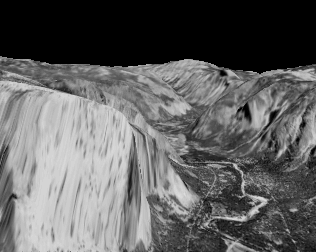
%> input picture Optical Flow/Data/frame07.png, 316 x 252 px
$ octave main.m   (GNU Octave 9; MATLAB toolbox functions it lacks are replaced by stand-ins)
%> lines starting %> are read from the running program, lines starting %| are printed output that depends on the picture
%> further down, im1 is the input picture: size 252x316 uint8; min 0, max 220, mean 97.8
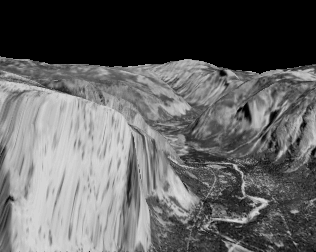
%> input picture Optical Flow/Data/frame08.png, 316 x 252 px
%> further down, im2 is the input picture: size 252x316 uint8; min 0, max 220, mean 98.3
### Optical Flow/codes/LucasKanade.m
function [u, v] = LucasKanade(im1, im2, windowSize)
%> called with windowSize = 5
% Lucas and Kanade of OF method

if size(size(im1),2)==3
    im1=rgb2gray(im1);
end
if size(size(im2),2)==3
    im2=rgb2gray(im2);
end

im1=double(im1);
%> im1: size 252x316 double
im2=double(im2);
%> im2: size 252x316 double

im1 = imgaussfilt(im1,2);
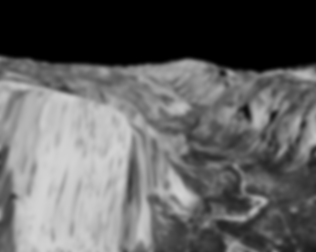
%> im1: size 252x316 double; min 0, max 211.8, mean 97.8
im2 = imgaussfilt(im2,2);
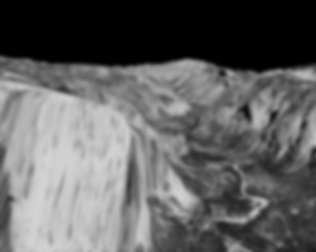
%> im2: size 252x316 double; min 0, max 211.8, mean 98.3

%%%%%%%%%%%%%%%%%%%%%%%%%%%%%%%%%%%%%%%%%%
% Begin of "Write your code here" section %
%%%%%%%%%%%%%%%%%%%%%%%%%%%%%%%%%%%%%%%%%%
%% Read The Input
v = im1;
A=squeeze(v);

 a1 = im1;
 a2 = im2;
% a1= rgb2gray(a1);
% a2 = rgb2gray(a2);
%
figure;
imshow(imresize(uint8(A(:,:,1)),0.5));
hold on
for i2 = 1:5:size(A,3)-5

% i2=20;
a1 = imresize(A(:,:,i2),0.5);
a2 = imresize(A(:,:,i2+5),0.5);


b = size(a1);
a1 = double(a1);
a2 = double(a2);

%% Generating Fx Fy and Ft
rx = [-1 1;-1 1];
ry = [1 1;-1 -1];

fx = zeros(b(1)-1,b(2)-1);
fy = zeros(b(1)-1,b(2)-1);
ft = zeros(b(1)-1,b(2)-1);
for i = 1:b(1)-1
    for j = 1:b(2)-1
        fx(i,j) = 0.5*(sum(sum(a1(i:i+1,j:j+1).*rx)) + sum(sum(a2(i:i+1,j:j+1).*rx)));
        fy(i,j) = 0.5*(sum(sum(a1(i:i+1,j:j+1).*ry)) + sum(sum(a2(i:i+1,j:j+1).*ry)));
        ft(i,j) = sum(sum(a2(i:i+1,j:j+1) - a1(i:i+1,j:j+1)));
    end
end

%% Creating the u and v matrices
u = zeros(b(1)-1,b(2)-1);
v = zeros(b(1)-1,b(2)-1);

    for i = 2:b(1)-3
        for j = 2:b(2)-3
            x = fx(i-1:i+1,j-1:j+1);
            x = x(:);
            y = fy(i-1:i+1,j-1:j+1);
            y = y(:);
            t = -ft(i-1:i+1,j-1:j+1);
            t = t(:);
            Amat = [x(:),y(:)];
            bvec = t(:);
            if det((Amat')*Amat) ~=0
                U = ((Amat')*Amat)\(Amat'*bvec);
                u(i,j) = U(1);
                v(i,j) = U(2);
            end

        end
    end


%% Ploting velocity vectors
 figure;
 imshow(imresize(A(:,:,i2),0.5));
 hold on

% figure;
quiver(u,v,'b');
hold on

end

%%%%%%%%%%%%%%%%%%%%%%%%%%%%%%%%%%%%%%%%%%
% Begin of "Write your code here" section %
%%%%%%%%%%%%%%%%%%%%%%%%%%%%%%%%%%%%%%%%%%

% u(isnan(u))=0;
% v(isnan(v))=0;

### Optical Flow/codes/main.m
clear all; clc;
% im1=imread('cube1.png');
% im2=imread('cube2.png');
lambda =5;
windowSize =5;
ite=100;

% [15 lines of commented-out code are left out]

im1=imread('frame07.png');           %Yosemite
 im2=imread('frame08.png');           %Yosemite
 LucasKanade(im1, im2, windowSize);
